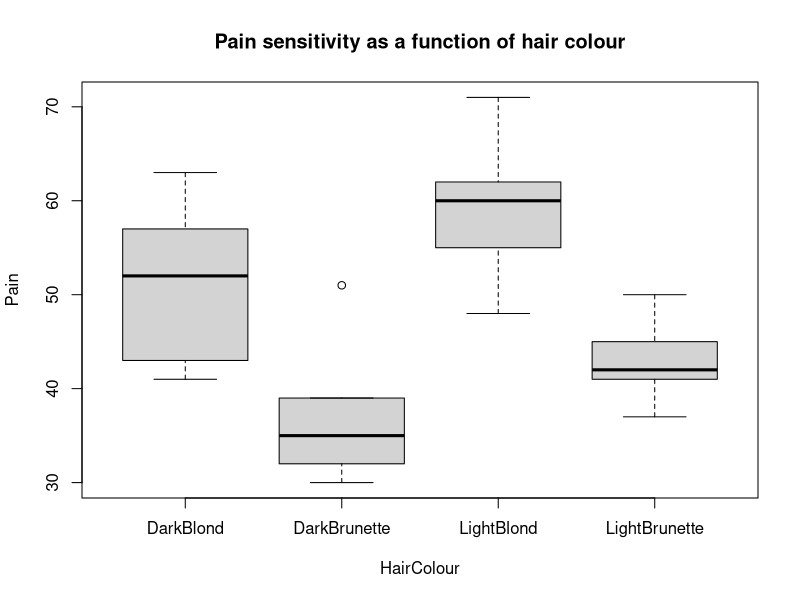
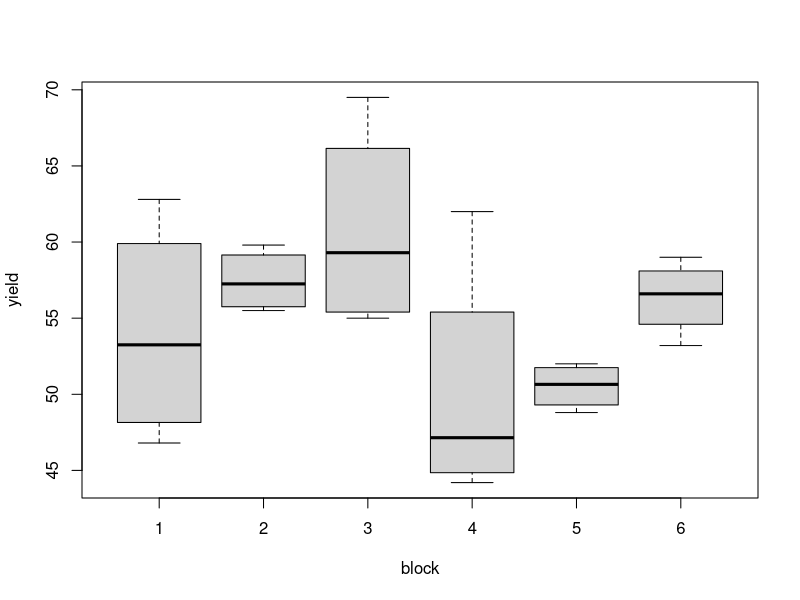
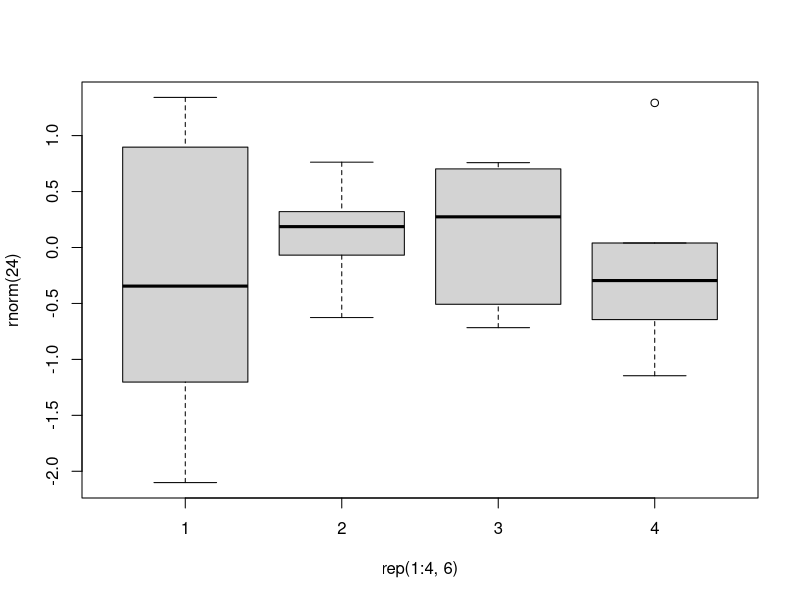
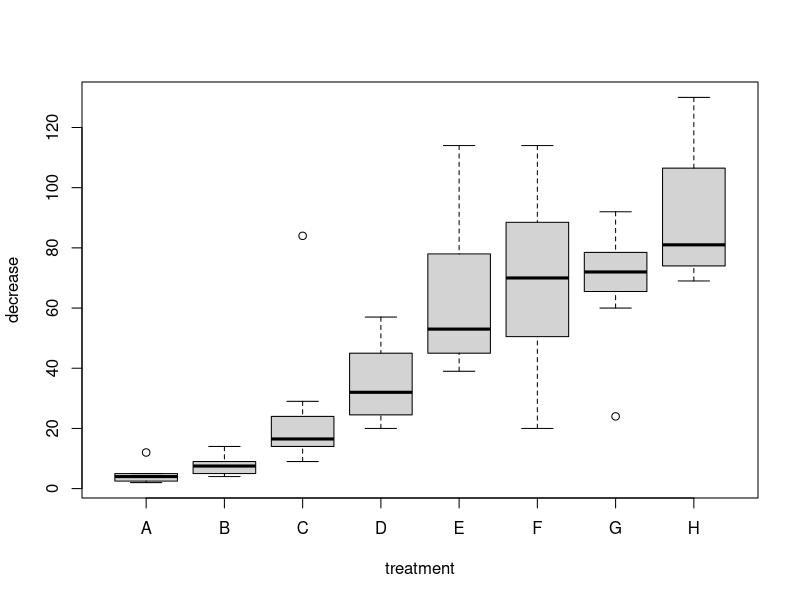
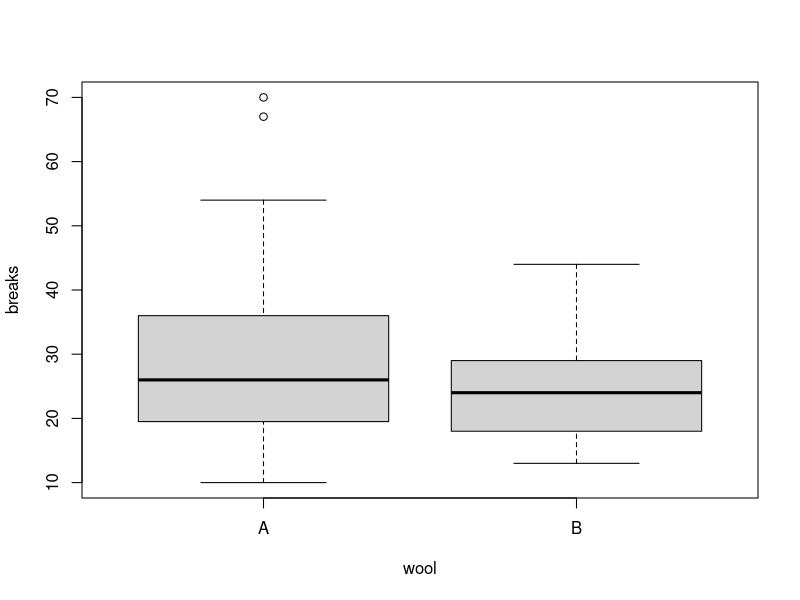

R code for these plots, in order:
## ---- chunk 1
knitr::opts_chunk$set(include = TRUE) # change to TRUE when rendering solutions; this changes
                                      # the default visibility (which is overridden by explicitly
                                      # setting  include=TRUE in chunk options)
## ---- chunk 2

dd  <- data.frame(
  HairColour = structure(c(3, 3, 3, 3, 3, 1, 1, 1, 1, 1, 4, 4, 4, 
                           4, 4, 2, 2, 2, 2, 2), 
                           .Label = c("DarkBlond", "DarkBrunette", 
                           "LightBlond", "LightBrunette"), class = "factor"),
  Pain = c(62, 60, 71, 55, 48, 63, 57, 52, 41, 43, 
           42, 50, 41, 37, 45, 32, 39, 51, 30, 35)
)
head(dd,3)
tail(dd,3)
## ---- chunk 3
boxplot(Pain ~ HairColour, data=dd, 
     main="Pain sensitivity as a function of hair colour")
## ---- chunk 4
summary(aov(Pain~HairColour, data=dd))
## ---- chunk 5
head(npk)
## ---- chunk 6
plot(yield~block,data=npk)
## ---- chunk 7
boxplot(rnorm(24)~rep(1:4,6))
## ---- chunk 8
summary(aov(yield~block,data=npk))
## ---- chunk 9
plot(decrease~treatment,data=OrchardSprays)
## ---- chunk 10
summary(aov(decrease~treatment,data=OrchardSprays))
## ---- chunk 11
head(warpbreaks,3)
tail(warpbreaks,3)
## ---- chunk 12
plot(breaks~wool,data=warpbreaks)
## ---- chunk 13
summary(aov(breaks~wool,data=warpbreaks))
